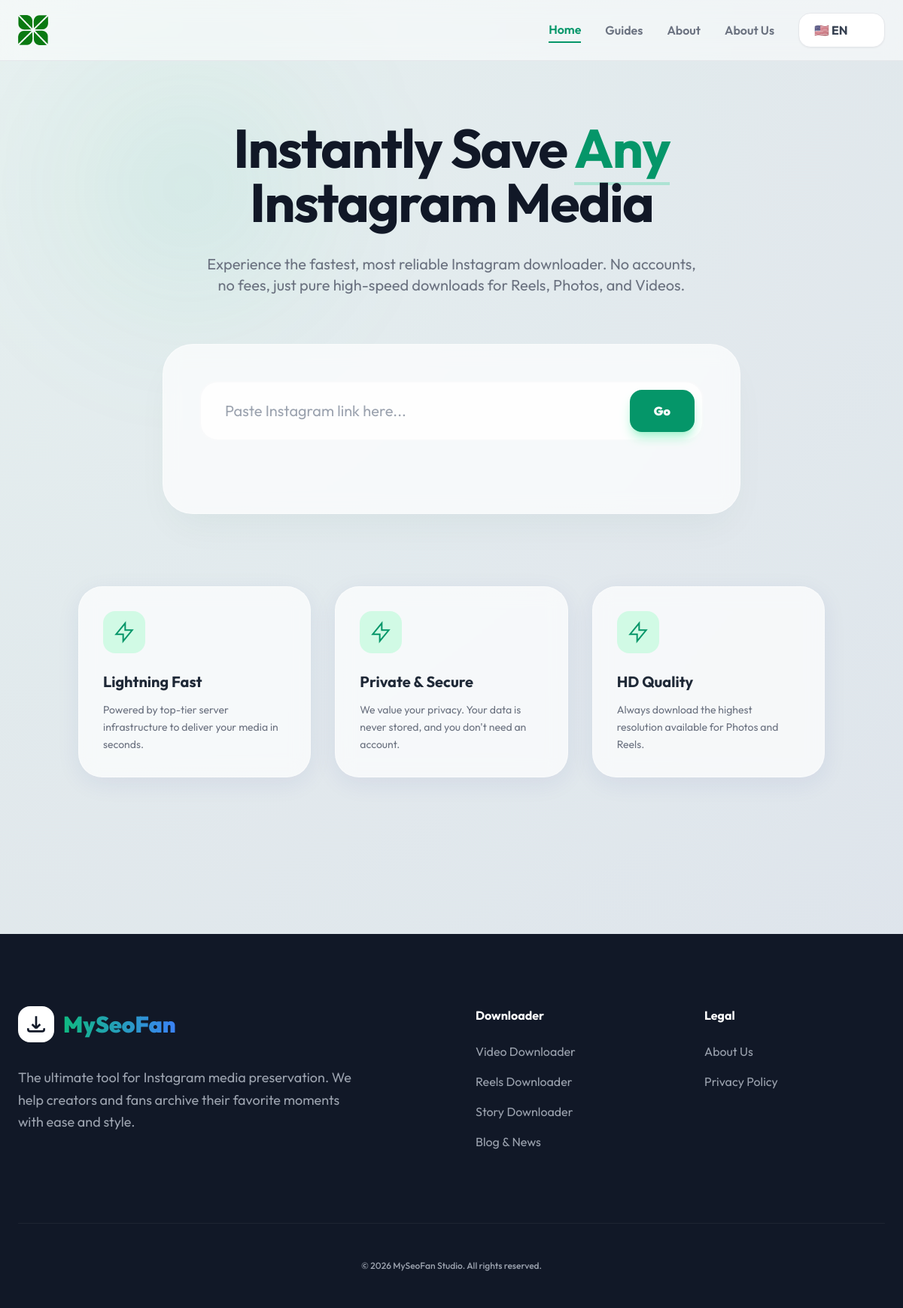
The page / on the database its author committed.
### tables this page shows
CREATE TABLE site_settings (id INTEGER PRIMARY KEY AUTOINCREMENT, site_name TEXT, logo_path TEXT, favicon_path TEXT, header_code TEXT, footer_code TEXT);

CREATE TABLE pages (id INTEGER PRIMARY KEY AUTOINCREMENT, title TEXT, slug TEXT UNIQUE, content TEXT, lang_code TEXT DEFAULT 'en', meta_title TEXT, meta_description TEXT, translation_group TEXT, show_in_header INTEGER DEFAULT 0, show_in_footer INTEGER DEFAULT 0, menu_order INTEGER DEFAULT 0, footer_section TEXT DEFAULT 'legal');

### includes/db.php (called while the page is built, shortened)
<?php
function getSiteSettings($pdo)
{
    try {
        return $pdo->query("SELECT * FROM site_settings LIMIT 1")->fetch();
    } catch (\Exception $e) {
        return [];
    }
}
function getTranslations($pdo, $lang = 'en')
{
    try {
        $stmt = $pdo->prepare("SELECT t_key, t_value FROM translations WHERE lang_code = ?");
        $stmt->execute([$lang]);
        $rows = $stmt->fetchAll();
        $trans = [];
        foreach ($rows as $row) {
            $trans[$row['t_key']] = $row['t_value'];
        }
        return $trans;
    } catch (\Exception $e) {
        return [];
    }
}

### includes/SEO_Helper.php (called while the page is built, shortened)
<?php
class SEO_Helper
{
    public function __construct($pdo, $page = 'home', $lang = 'en')
    {
        $this->settings = getSiteSettings($pdo);
    }
}

### index.php (the view, shortened to what this page needs)
<?php
require_once 'includes/db.php';
require_once 'includes/SEO_Helper.php';
$lang = $_GET['lang'] ?? 'en';
$pageIdentifier = 'home';
$settings = getSiteSettings($pdo);
$translations = getTranslations($pdo, $lang);
$t = array_merge($defaults['en'], $defaults[$lang] ?? [], $translations);
$headerLinks = $pdo->prepare("SELECT title, slug FROM pages WHERE lang_code = ? AND show_in_header = 1 ORDER BY menu_order ASC");
$headerLinks->execute([$lang]);
$headerLinks = $headerLinks->fetchAll();
$rawFooterLinks = $pdo->prepare("SELECT title, slug, footer_section FROM pages WHERE lang_code = ? AND show_in_footer = 1 ORDER BY menu_order ASC");
$rawFooterLinks->execute([$lang]);
$rawFooterLinks = $rawFooterLinks->fetchAll();
$footerGroups = [];
foreach ($rawFooterLinks as $fl) {
    $section = $fl['footer_section'] ?: 'legal';
    $footerGroups[$section][] = $fl;
}
$seoHelper = new SEO_Helper($pdo ?? null, $pageIdentifier, $lang);
?>
<!DOCTYPE html>
<html lang="en">
<head>
    <script src="https://cdn.tailwindcss.com"></script>
</head>
<body class="flex flex-col">
    <div class="premium-bg">
        <div class="blob"></div>
    </div>
    <header class="sticky top-0 z-50 backdrop-blur-md bg-white/50 border-b border-gray-200">
        <div class="max-w-7xl mx-auto px-6 h-20 flex items-center justify-between">
            <a href="index.php?lang=<?php echo $lang; ?>" class="flex items-center gap-3 group">
                <div class="flex items-center">
                    <?php if (!empty($settings['logo_path'])): ?>
                        <img src="<?php echo htmlspecialchars($settings['logo_path']); ?>" class="h-10 w-auto">
                    <?php endif; ?>
                </div>
            </a>
            <nav class="hidden md:flex items-center gap-8 font-semibold text-gray-500">
                <a href="#" class="nav-link text-emerald-600 border-b-2 border-emerald-600 py-1"
                    data-page="home"><?php echo $t['home']; ?></a>
                <a href="#" class="nav-link hover:text-emerald-600 transition-colors py-1"
                    data-page="how"><?php echo $t['how']; ?></a>
                <a href="#" class="nav-link hover:text-emerald-600 transition-colors py-1"
                    data-page="about"><?php echo $t['about']; ?></a>
                <?php foreach ($headerLinks as $hl): ?>
                    <a href="page.php?slug=<?php echo htmlspecialchars($hl['slug']); ?>&lang=<?php echo $lang; ?>"
                        class="hover:text-emerald-600 transition-colors py-1"><?php echo htmlspecialchars($hl['title']); ?></a>
                <?php endforeach; ?>
                <div class="relative group">
                    <select onchange="location.href = this.value"
                        class="appearance-none bg-white border border-gray-200 text-gray-700 font-bold py-2.5 pl-5 pr-12 rounded-2xl outline-none focus:border-emerald-500 transition-all cursor-pointer shadow-sm">
                        <?php
                        $langs = ['en' => '🇺🇸 EN', 'id' => '🇮🇩 ID', 'es' => '🇪🇸 ES', 'fr' => '🇫🇷 FR', 'de' => '🇩🇪 DE', 'ja' => '🇯🇵 JA'];
                        foreach ($langs as $code => $label):
                            $targetUrl = "index.php?lang=$code";
                            ?>
                            <option value="<?php echo $targetUrl; ?>" <?php echo $lang === $code ? 'selected' : ''; ?>>
                                <?php echo $label; ?>
                            </option>
                        <?php endforeach; ?>
                    </select>
                </div>
            </nav>
        </div>
    </header>
    <main class="container mx-auto px-4 py-12 md:py-20 flex-1">
        <div class="max-w-4xl mx-auto text-center mb-16 fade-in">
            <h2 class="text-4xl md:text-7xl font-bold text-gray-900 mb-8 leading-[1.1] tracking-tight">
                <?php echo $t['heading']; ?>
            </h2>
            <p class="text-lg md:text-xl text-gray-500 max-w-2xl mx-auto leading-relaxed"><?php echo $t['subtitle']; ?>
            </p>
        </div>
        <div class="max-w-3xl mx-auto mb-24">
            <div class="glass-card rounded-[2.5rem] p-6 md:p-12 shadow-2xl shadow-emerald-900/5 fade-in">
                <form id="downloadForm" class="relative group">
                    <input type="text" id="instaUrl" placeholder="Paste Instagram link here..."
                        class="w-full bg-white/80 border-2 border-gray-100/50 rounded-3xl py-6 pl-8 pr-36 focus:outline-none focus:border-emerald-500 transition-all text-xl"
                        required>
                    <div class="absolute right-3 top-3 bottom-3 flex gap-2">
                        <button type="submit"
                            class="px-8 bg-emerald-600 text-white rounded-2xl font-black shadow-lg shadow-emerald-200 hover:bg-emerald-700 transition-all">Go</button>
                    </div>
                </form>
            </div>
        </div>
        <div class="grid md:grid-cols-3 gap-8 mb-32">
            <?php for ($i = 1; $i <= 3; $i++): ?>
                <div class="glass-card p-8 rounded-[2rem] hover:translate-y-[-8px] transition-all">
                    <div
                        class="w-14 h-14 bg-emerald-100 text-emerald-600 rounded-2xl flex items-center justify-center mb-6">
                        <svg class="w-8 h-8" fill="none" stroke="currentColor" viewBox="0 0 24 24">
                            <path stroke-width="1.5" d="M13 10V3L4 14h7v7l9-11h-7z" />
                        </svg>
                    </div>
                    <h4 class="text-xl font-bold mb-3"><?php echo $t['feat' . $i . '_t']; ?></h4>
                    <p class="text-gray-500 leading-relaxed text-sm"><?php echo $t['feat' . $i . '_d']; ?></p>
                </div>
            <?php endfor; ?>
        </div>
    </main>
    <footer class="bg-gray-900 text-white mt-auto pt-24 pb-12">
        <div class="max-w-7xl mx-auto px-6">
            <div class="grid md:grid-cols-4 gap-16 mb-24">
                <div class="col-span-2">
                    <div class="flex items-center gap-3 mb-8">
                        <div class="w-12 h-12 bg-white rounded-2xl flex items-center justify-center text-gray-900"><svg
                                class="w-8 h-8" fill="none" stroke="currentColor" viewBox="0 0 24 24">
                                <path stroke-width="2"
                                    d="M4 16v1a2 2 0 002 2h12a2 2 0 002-2v-1m-4-4l-4 4m0 0l-4-4m4 4V4" />
                            </svg></div>
                        <h4 class="text-3xl font-black hero-title">MySeoFan</h4>
                    </div>
                    <p class="text-gray-400 text-lg leading-relaxed max-w-md"><?php echo $t['footer_desc']; ?></p>
                </div>
                <div>
                    <h4 class="text-white font-bold mb-6">Downloader</h4>
                    <ul class="space-y-4 text-gray-400">
                        <li><a href="#" class="hover:text-emerald-400">Video Downloader</a></li>
                        <li><a href="#" class="hover:text-emerald-400">Reels Downloader</a></li>
                        <li><a href="#" class="hover:text-emerald-400">Story Downloader</a></li>
                        <li><a href="blog.php?lang=<?php echo $lang; ?>" class="hover:text-emerald-400">Blog & News</a>
                        </li>
                    </ul>
                </div>
                <?php foreach ($footerGroups as $section => $links): ?>
                <div>
                    <h4 class="text-white font-bold mb-6">
                        <?php echo $t['footer_section_' . $section] ?? ucfirst($section); ?>
                    </h4>
                    <ul class="space-y-4 text-gray-400">
                        <?php foreach($links as $fl): ?>
                        <li><a href="page.php?slug=<?php echo htmlspecialchars($fl['slug']); ?>&lang=<?php echo $lang; ?>" class="hover:text-emerald-400"><?php echo htmlspecialchars($fl['title']); ?></a></li>
                        <?php endforeach; ?>
                    </ul>
                </div>
                <?php endforeach; ?>
            </div>
            <div class="border-t border-white/5 pt-12 text-center text-gray-400 font-medium text-xs">
                &copy; 2026 MySeoFan Studio. All rights reserved.
            </div>
        </div>
    </footer>
</body>
</html>

### index.php (style rules this page uses)
:root { --primary: #10b981; --primary-dark: #059669; --accent: #3b82f6; }
body { font-family: 'Outfit', sans-serif; background: radial-gradient(circle at top left, #f3f4f6, #e5e7eb); min-height: 100vh; color: #1f2937; }
.premium-bg { position: fixed; top: 0; left: 0; width: 100%; height: 100%; z-index: -1; background: linear-gradient(135deg, rgba(16, 185, 129, 0.05) 0%, rgba(59, 130, 246, 0.05) 100%); overflow: hidden; }
.blob { position: absolute; width: 500px; height: 500px; background: radial-gradient(circle, rgba(16, 185, 129, 0.1) 0%, rgba(16, 185, 129, 0) 70%); border-radius: 50%; filter: blur(80px); animation: move 20s infinite alternate; }
.glass-card { background: rgba(255, 255, 255, 0.7); backdrop-filter: blur(12px); border: 1px solid rgba(255, 255, 255, 0.4); box-shadow: 0 8px 32px 0 rgba(31, 38, 135, 0.07); }
.hero-title { background: linear-gradient(to right, var(--primary), var(--accent)); -webkit-background-clip: text; -webkit-text-fill-color: transparent; }
.fade-in { animation: fadeIn 0.8s ease-out forwards; }

### rows shown on the page
site_settings: logo_path (picture)
pages: title "About Us"
pages: footer_section "Legal", title "Privacy Policy"

### other values the page prints
$t['home'] "Home"
$t['how'] "Guides"
$t['about'] "About"
$t['heading'] "Instantly Save Any Instagram Media"
$t['subtitle'] "Experience the fastest, most reliable Instagram downloader. No accounts, no fees, just pure high-speed downloads for Reels, Photos, and Videos."
$t['feat' . $i . '_t'] "Lightning Fast"
$t['feat' . $i . '_d'] "Powered by top-tier server infrastructure to deliver your media in seconds."
$t['feat' . $i . '_t'] "Private & Secure"
$t['feat' . $i . '_d'] "We value your privacy. Your data is never stored, and you don't need an account."
$t['feat' . $i . '_t'] "HD Quality"
$t['feat' . $i . '_d'] "Always download the highest resolution available for Photos and Reels."
$t['footer_desc'] "The ultimate tool for Instagram media preservation. We help creators and fans archive their favorite moments with ease and style."
form field value "🇺🇸 EN"
